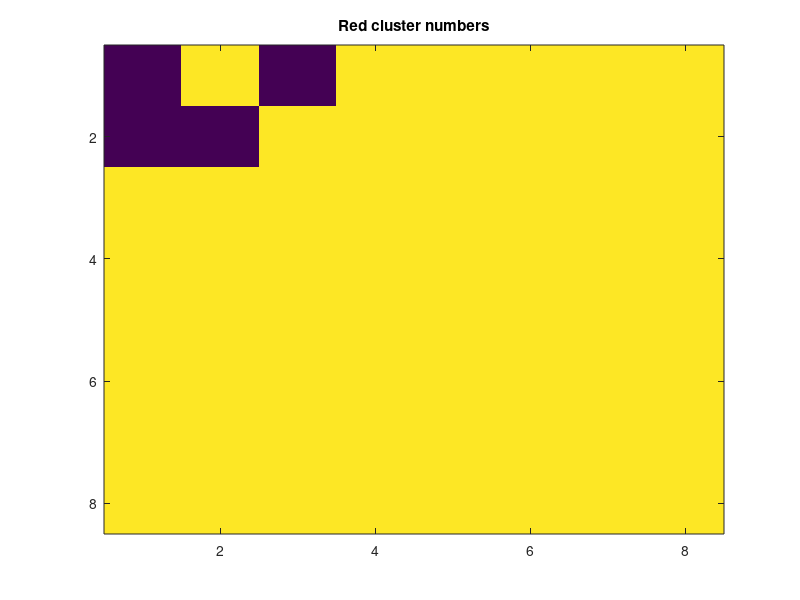
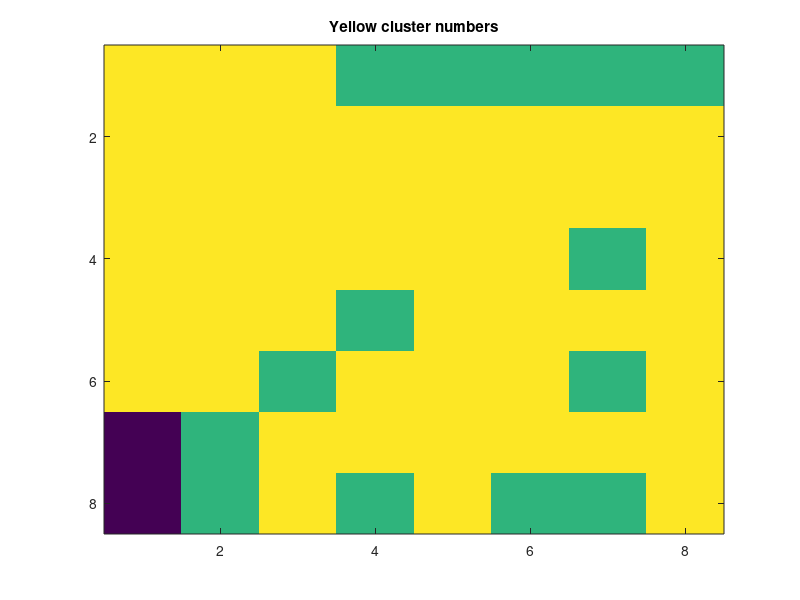

Reproduce these figures in MATLAB, in order.
numClusters = zeros(64,2);
if ~exist('data_r2.mat')
    for i = 1:64
        I = imread([num2str(i) 'r.png']);
%         figure('position',[31 230 643 561]);  
%         imshow(I);        

        I = rgb2gray(I);
        BW = imbinarize(I, .095);
        BW2 = bwareafilt(BW,[1200 Inf]);
        [labeled, num] = bwlabel(BW2);
        numClusters(i, 1) = num;
%         figure('position',[697 227 708 554]);
%         imshow(labeled)

        imwrite( labeled, ['clustered_r_' num2str(i) '.png'])


        I = imread([num2str(i) 'y.png']);
%         figure('position',[31 230 643 561]);  
%         imshow(I);
        I = rgb2gray(I);
        BW = imbinarize(I, .18);
        BW2 = bwareafilt(BW,[1200 Inf]);
        [labeled, num] = bwlabel(BW2);
        numClusters(i, 2) = num;
%         figure('position',[697 227 708 554]);  
%         imshow(labeled);

        imwrite( labeled, ['clustered_y_' num2str(i) '.png'])
        


    end
    save('data_r2.mat', 'numClusters')
else
    load('data_r2.mat')
end

 redArr = reshape(numClusters(:, 1), [8 8])
 redArr = redArr';
redArr = redArr .* (256 / max(numClusters(:, 1))); 
yArr = reshape(numClusters(:, 2), [8 8]);
yArr = yArr';
yArr = yArr .* (256 / max(numClusters(:, 2))); 

figure;
image(redArr)
colormap viridis
caxis([0 5])
title('Red cluster numbers');

figure;
image(yArr)
colormap viridis
caxis([0 5])
title('Yellow cluster numbers');

numClusters